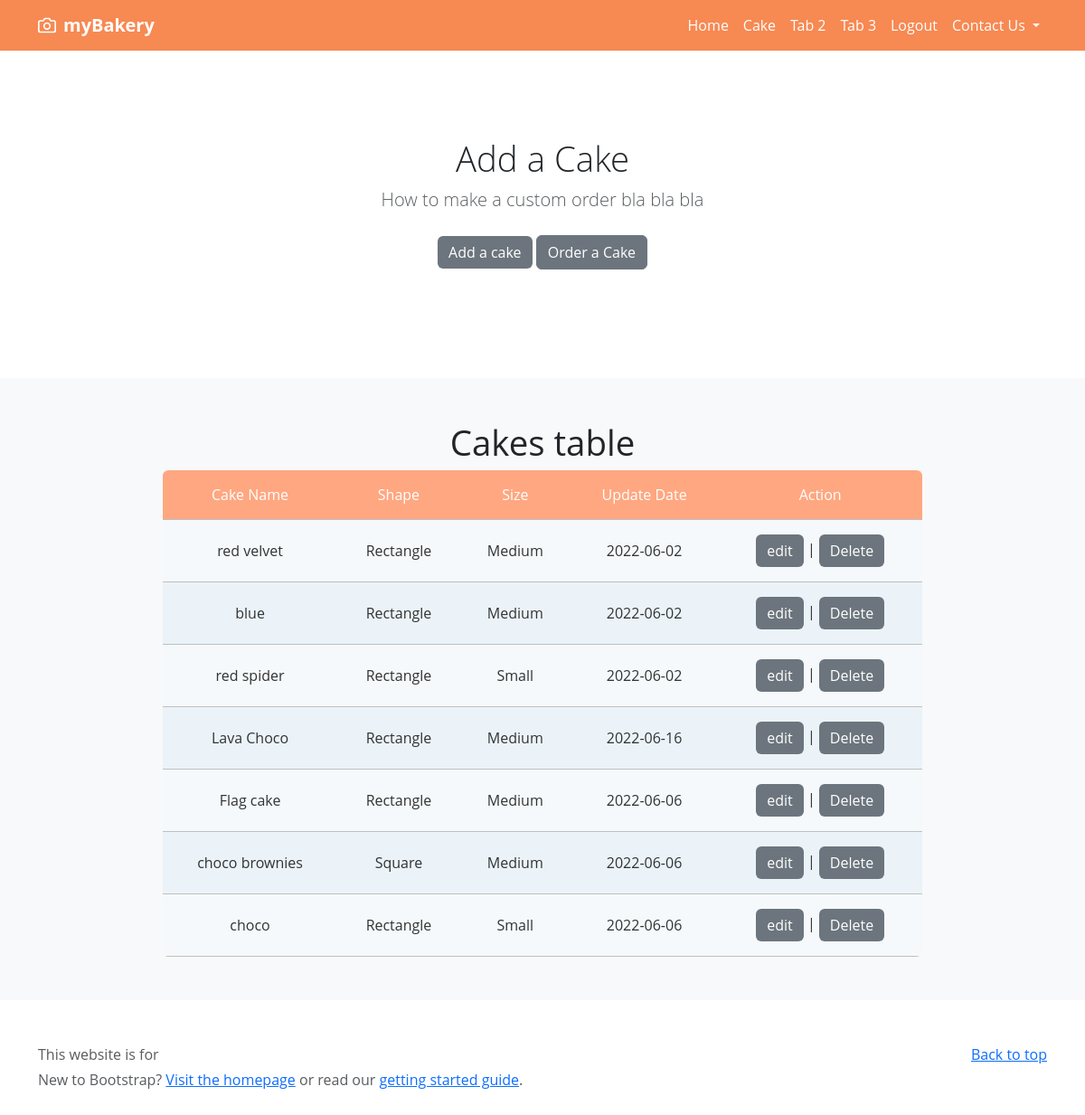
/CakePage.php, run on the app's committed database.
### tables this page shows
CREATE TABLE `cake` (
  `id` int(11) NOT NULL,
  `cake_name` varchar(250) NOT NULL,
  `cake_shape` varchar(250) NOT NULL,
  `cake_size` varchar(15) NOT NULL,
  `cake_date` date NOT NULL
);

### Koneksi.php (called while the page is built)
<?php
function Koneksi()
{
    try {
        $pdo_conn = new PDO(
            'mysql:host=localhost;dbname=mybakery',
            'root',
            'admin',
            array(PDO::ATTR_ERRMODE, PDO::ERRMODE_EXCEPTION, PDO::ATTR_PERSISTENT => true)
        );
    } catch (PDOException $e) {
        print "Koneksi atau query bermasalah: " . $e->getMessage() . "<br/>";
        die();
    }
    return $pdo_conn;
}
?>

### Model.php (the view, shortened to what this page needs)
<?php
    require("Koneksi.php");
    function ShowCake() {
        $stmt = koneksi()->prepare("SELECT * FROM cake");
        $stmt->execute();
        $result = $stmt->fetchAll();
        if (!empty($result)) {
            foreach ($result as $row) {
                echo "<tr>";
                echo "<td>" . $row['cake_name'] . "</td>";
                echo "<td>" . $row['cake_shape'] . "</td>";
                echo "<td>" . $row['cake_size'] . "</td>";
                echo "<td>" . $row["cake_date"] . "</td>";
                echo "<td>";
                echo "<a class=\"btn btn-primary\" href='FormCake.php?id=" . $row['id'] . "'>edit</a>";
                echo " | ";
                echo "<a class=\"btn btn-primary\" href='CakePage.php?function=1&id=" . $row['id'] . "' onclick=\"return confirm('Are You Sure to Delete?')\">Delete</a>";
                echo "</td>";
                echo "</tr>";
            }
        }
    }

### data on the page
cake: cake_name "red velvet", cake_shape "Rectangle", cake_size "Medium", cake_date "2022-06-02"
cake: cake_name "blue", cake_shape "Rectangle", cake_size "Medium", cake_date "2022-06-02"
cake: cake_name "red spider", cake_shape "Rectangle", cake_size "Small", cake_date "2022-06-02"
cake: cake_name "Lava Choco", cake_shape "Rectangle", cake_size "Medium", cake_date "2022-06-16"
cake: cake_name "Flag cake", cake_shape "Rectangle", cake_size "Medium", cake_date "2022-06-06"
cake: cake_name "choco brownies", cake_shape "Square", cake_size "Medium", cake_date "2022-06-06"
cake: cake_name "choco", cake_shape "Rectangle", cake_size "Small", cake_date "2022-06-06"
